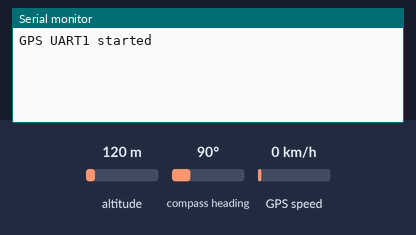
A sketch run on a simulated ESP32. On the bench: the last lines printed to the serial monitor. The test bench sets the inputs (shaded band); at power-on: altitude 120 m, GPS speed 0 km/h, compass heading 90°. The GPS gets a fix after 3 s at 37.7749, -122.4194 with 8 satellites.

Above: at 1.2 s.
1.3 s: altitude set to 20 m
At 3.8 s:
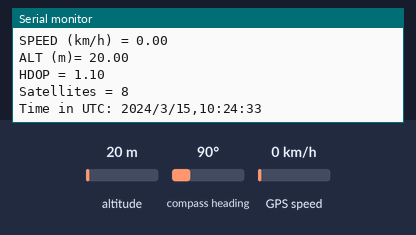
4.5 s: GPS speed set to 2 km/h
At 5.8 s:
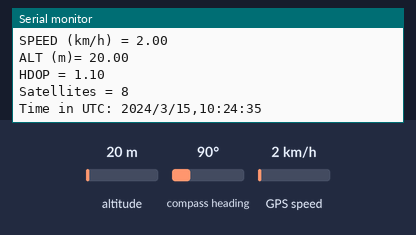
6.0 s: altitude set to 250 m
At 6.7 s:
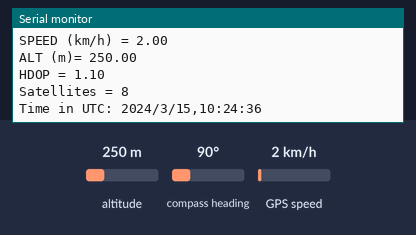
Timing chart, 0 to 9.0 s (numbered marks = the images above; inputs shaded):
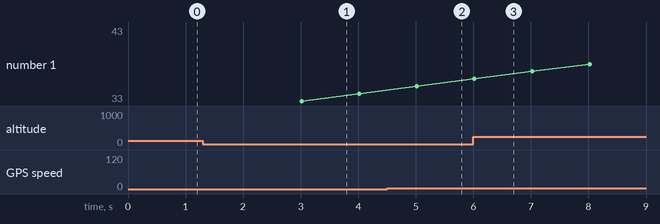

Measured:
- after the input at 1.3 s, the serial monitor: prints a new line after 1.7 s (image 1)
- after the input at 4.5 s, the serial monitor: prints a new line after 0.52 s (image 2)
- after the input at 6.0 s, the serial monitor: prints a new line at once (image 3)

The sketch:

Ublox-NEO-GPS.ino
```cpp
#include <TinyGPS++.h>

#define GPS_RX 18    // ESP32 receives from GPS TX
#define GPS_TX 19    // ESP32 sends to GPS RX

#define GPS_BAUD 9600

TinyGPSPlus gps;

// Use UART1 instead of UART2
HardwareSerial gpsSerial(1);

void setup() {
  Serial.begin(115200);

  gpsSerial.begin(GPS_BAUD, SERIAL_8N1, GPS_RX, GPS_TX);
  Serial.println("GPS UART1 started");
}

void loop() {
  unsigned long start = millis();

  while (millis() - start < 1000) {
    while (gpsSerial.available() > 0) {
      gps.encode(gpsSerial.read());
    }

    if (gps.location.isUpdated()) {
      Serial.print("LAT: ");
      Serial.println(gps.location.lat(), 6);
      Serial.print("LONG: ");
      Serial.println(gps.location.lng(), 6);
      Serial.print("SPEED (km/h) = ");
      Serial.println(gps.speed.kmph());
      Serial.print("ALT (m)= ");
      Serial.println(gps.altitude.meters());
      Serial.print("HDOP = ");
      Serial.println(gps.hdop.value() / 100.0);
      Serial.print("Satellites = ");
      Serial.println(gps.satellites.value());
      Serial.print("Time in UTC: ");
      Serial.println(String(gps.date.year()) + "/" + String(gps.date.month()) + "/" + String(gps.date.day()) + "," + String(gps.time.hour()) + ":" + String(gps.time.minute()) + ":" + String(gps.time.second()));
      Serial.println("");
    }
  }
}
```
